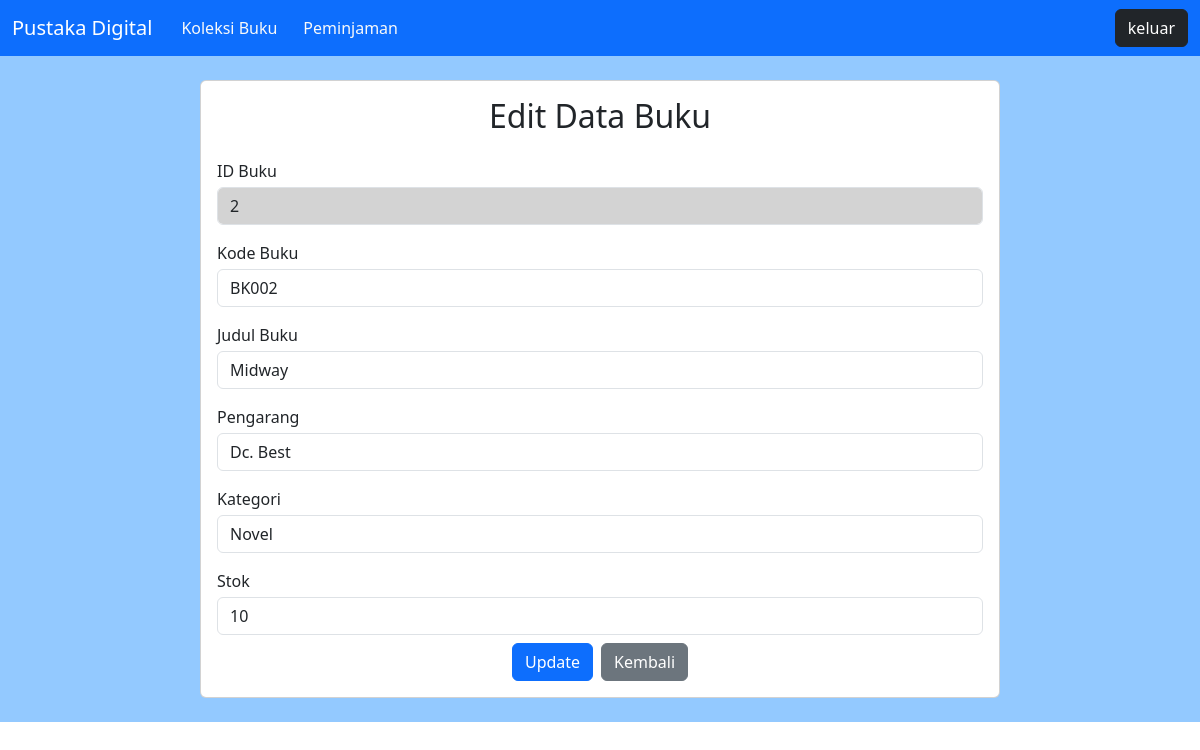
Screenshot of /editBuku.php?id=2 with the database file from the repository.
### tables this page shows
CREATE TABLE `buku` (
  `id_buku` int(11) NOT NULL,
  `kode_buku` varchar(20) NOT NULL,
  `judul_buku` varchar(100) NOT NULL,
  `pengarang` varchar(100) NOT NULL,
  `kategori` varchar(50) NOT NULL,
  `stok` int(11) NOT NULL
);

### editBuku.php (the view, shortened to what this page needs)
<?php
include 'koneksi.php';
if (isset($_GET['id'])) {
    $id = $_GET['id'];
    $data = mysqli_query($conn, "SELECT * FROM buku WHERE id_buku='$id'");
    $d = mysqli_fetch_array($data);
} else {
    header("Location:koleksi.php");
}
?>
<!DOCTYPE html>
<html lang="en">
<head>
    <link href="ambatukam.css" rel="stylesheet">
    <link href="https://cdn.jsdelivr.net/npm/bootstrap@5.3.8/dist/css/bootstrap.min.css" rel="stylesheet"
>
</head>
<body>
    <div>
        <?php include 'navbar.php'; ?>
    </div>
    <div class="container-fluid p-4" style="background-color: #93c9ff;;">
        <div class="card mx-auto" style="max-width: 800px;">
            <div class="card-body">
                <h2 class="mb-4 text-center">Edit Data Buku</h2>
                <form action="prosesBuku.php" method="POST">
                    <p class="mb-1 mt-3">ID Buku</p>
                    <input class="form-control mb-2" type="text" value="<?= $d['id_buku']; ?>"
                        aria-label="readonly input example" readonly style="background-color: #d3d3d3; opacity: 1;">
                    <p class="mb-1 mt-3">Kode Buku</p>
                    <input type="text" name="kode_buku" class="form-control mb-2" placeholder="Kode Buku"
                        value="<?= $d['kode_buku']; ?>" required>
                    <p class="mb-1 mt-3">Judul Buku</p>
                    <input type="text" name="judul_buku" class="form-control mb-2" placeholder="Judul Buku"
                        value="<?= $d['judul_buku']; ?>" required>
                    <p class="mb-1 mt-3">Pengarang</p>
                    <input type="text" name="pengarang" class="form-control mb-2" placeholder="Pengarang"
                        value="<?= $d['pengarang']; ?>" required>
                    <p class="mb-1 mt-3">Kategori</p>
                    <select name="kategori" class="form-control mb-2 required">
                        <option <?= $d['kategori'] == 'Novel' ? 'selected' : ''; ?>>Novel</option>
                    </select>
                    <p class="mb-1 mt-3">Stok</p>
                    <input type="number" name="stok" class="form-control mb-2" placeholder="Stok"
                        value="<?= $d['stok']; ?>" required>
                    <div class="d-flex justify-content-center gap-2">
                        <button type="submit" name="update" class="btn btn-primary">Update</button>
                        <button type="button" class="btn btn-secondary" onclick="window.history.back()">Kembali</button>
                    </div>
                </form>
            </div>
        </div>
    </div>
</body>
</html>

### rows the page displays
buku: id_buku "2", kode_buku "BK002", judul_buku "Midway", pengarang "Dc. Best", kategori "Novel", stok "10"
